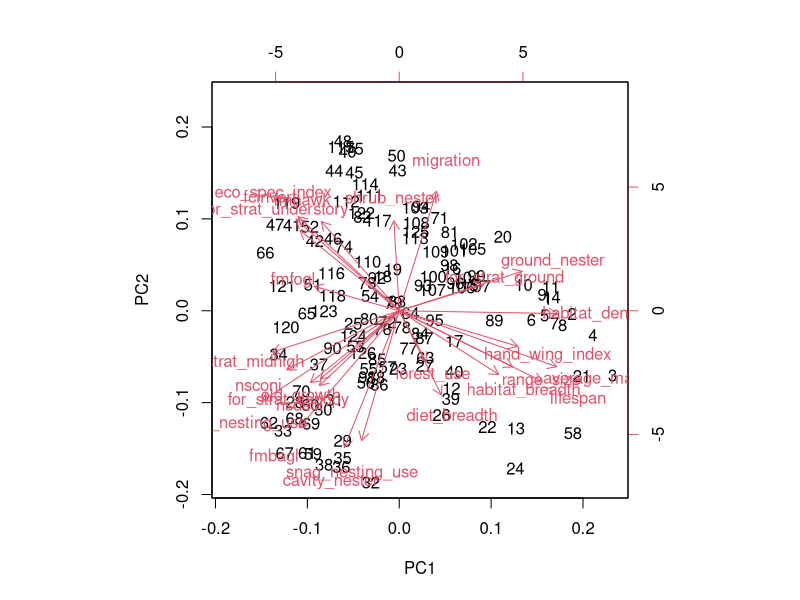
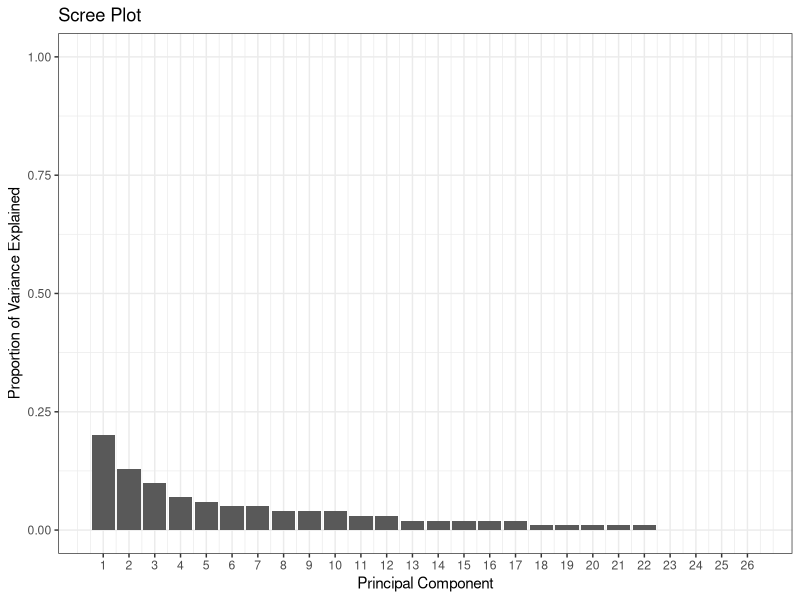
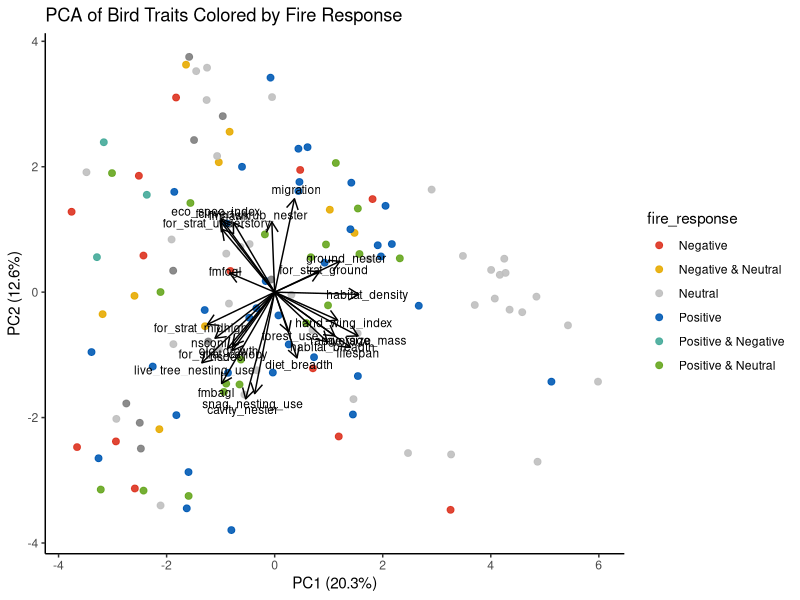
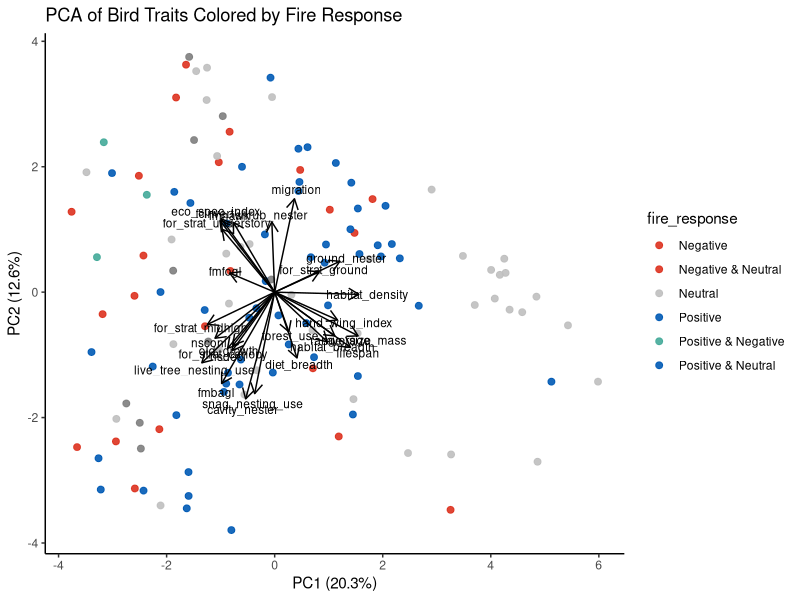
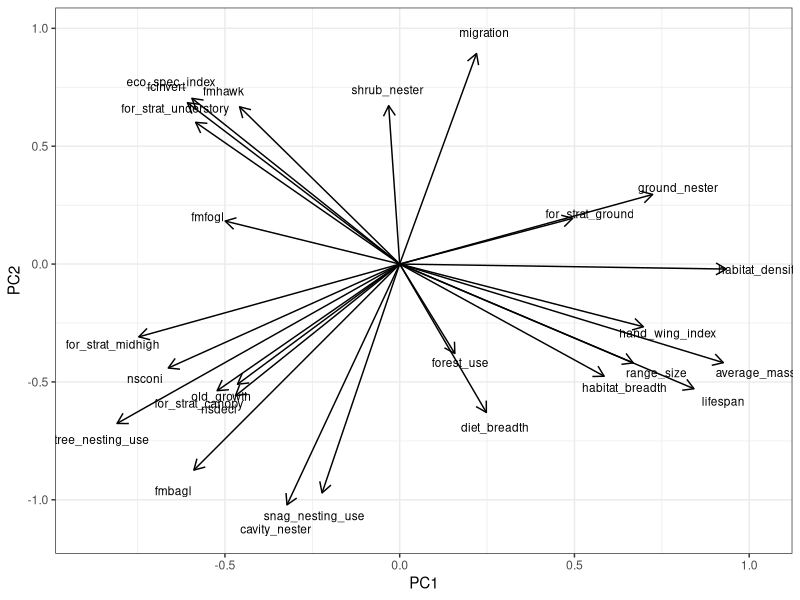
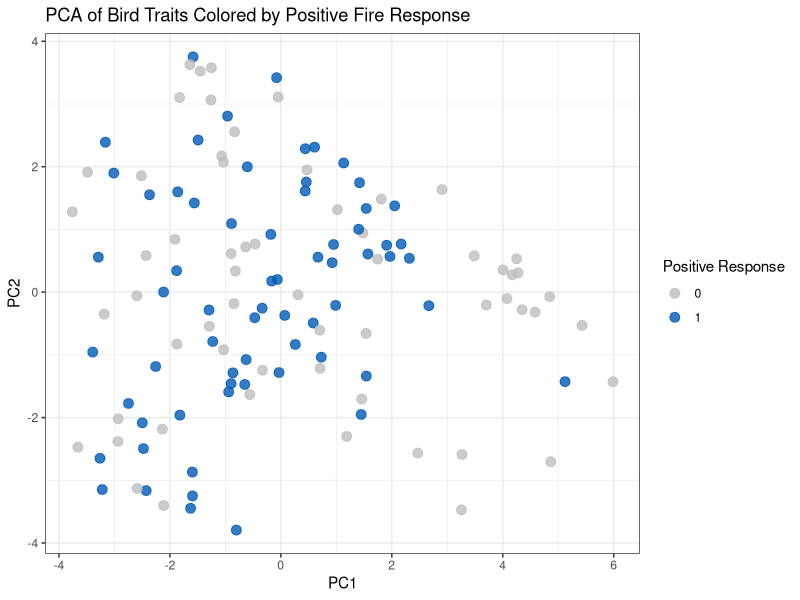
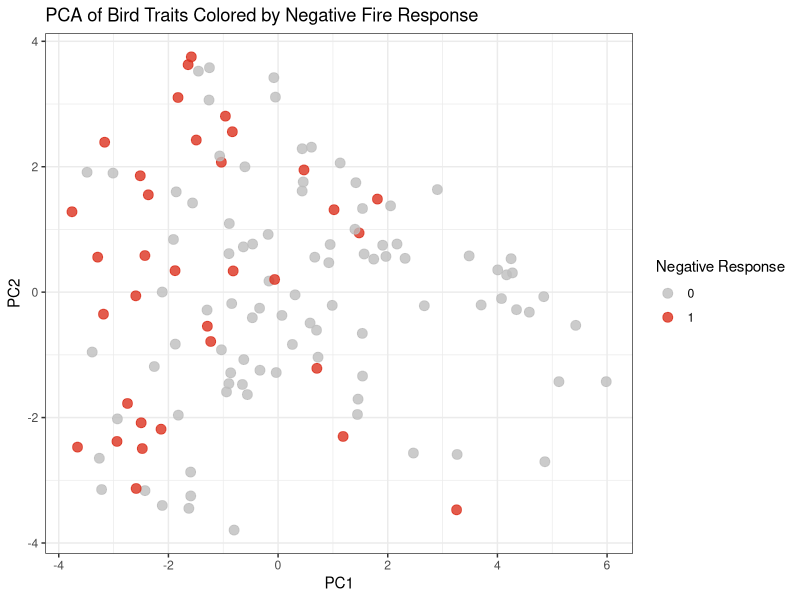
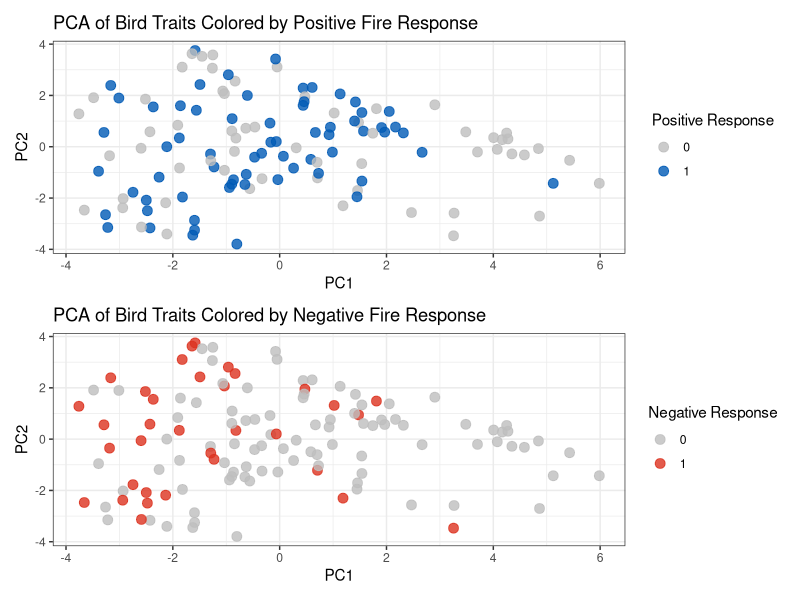

Recreate these plots in R, in order.
## ---- chunk 1
library(here)
library(tidyverse)
library(patchwork)
## ---- chunk 2
traits <- read.csv(here("Data", "cleaned", "BC_bird_traits.csv"))
traits$habitat_density[traits$habitat_density == "dense"] <- 1
traits$habitat_density[traits$habitat_density == "semiopen"] <- 2
traits$habitat_density[traits$habitat_density == "open"] <- 3
traits <- traits %>% 
   mutate(cavity_nester = ifelse(nest_category == "cavity", 1, 0),
          ground_nester = ifelse(most_common_nesting_location == "ground", 1, 0),
          shrub_nester = ifelse(most_common_nesting_location == "shrub", 1, 0)) %>%
    mutate(habitat_density = as.numeric(habitat_density)) 


##
positive_short <- c("Acorn Woodpecker", "American Kestrel", "American Robin", "American Three-toed Woodpecker", "Black-backed Woodpecker", "Black-capped Chickadee", "Black-throated Gray Warbler", "Brewer's Blackbird", "Brewer's Sparrow", "Brown Creeper", "Canada Jay", "Cassin's Finch", "Cedar Waxwing", "Chestnut-sided Warbler", "Chipping Sparrow", "Connecticut Warbler", "Dark-eyed Junco", "Downy Woodpecker", "Dusky Flycatcher", "Eastern Bluebird", "Fox Sparrow", "Green-tailed Towhee", "Hairy Woodpecker", "Hermit Thrush", "Hermit Warbler", "Northern House Wren", "Lazuli Bunting", "Least Flycatcher", "Lewis's Woodpecker", "Lincoln's Sparrow", "MacGillivray's Warbler", "Mountain Bluebird", "Mountain Chickadee", "Mountain Quail", "Nashville Warbler", "Northern Flicker", "Northern Pygmy-Owl", "Olive-sided Flycatcher", "Pine Siskin", "Redpoll", "Red-breasted Nuthatch", "Red-winged Blackbird", "Rock Wren", "Rufous Hummingbird", "Savannah Sparrow", "Say's Phoebe", "Song Sparrow", "Spotted Towhee", "Steller's Jay", "Tennessee Warbler", "Townsend's Solitaire","Tree Swallow", "Turkey Vulture", "Veery", "Warbling Vireo", "Western Bluebird", "Western Screech-Owl", "Western Tanager", "Western Wood-Pewee", "White-breasted Nuthatch", "White-crowned Sparrow", "White-headed Woodpecker", "White-throated Sparrow", "Winter Wren", "Yellow-bellied Sapsucker", "Yellow-rumped Warbler")
missing_names <- positive_short[!(positive_short %in% traits$common_name)] #do all these names appear in the BC list?

negative_short <- c("Alder Flycatcher", "Barred Owl", "Black-headed Grosbeak", "Black-throated Gray Warbler", "Blue-headed Vireo", "Boreal Chickadee", "Brown Creeper", "Cassin's Vireo", "Chestnut-backed Chickadee", "Common Yellowthroat", "Dusky Flycatcher", "Golden-crowned Kinglet", "Great Horned Owl", "Hermit Thrush", "Hermit Warbler", "MacGillivray's Warbler", "Mountain Chickadee", "Nashville Warbler", "Northern Saw-whet Owl", "Northern Waterthrush", "Orange-crowned Warbler", "Ovenbird", "Pygmy Nuthatch", "Red-breasted Nuthatch", "Red-eyed Vireo", "Red-naped Sapsucker", "Ruby-crowned Kinglet", "Ruffed Grouse", "Ruby-crowned Kinglet", "Swainson's Thrush", "Swamp Sparrow", "Townsend's Warbler", "Warbling Vireo", "Western Wood-Pewee", "Yellow-rumped Warbler")
missing_names <- negative_short[!(negative_short %in% traits$common_name)] #do all these names appear in the BC list?

null_short <- c("American Goldfinch", "American Robin", "American Wigeon", "Black-capped Chickadee", "Black-headed Grosbeak", "Bufflehead", "Brown Creeper", "Brown-headed Cowbird", "Calliope Hummingbird", "Canvasback", "Cassin's Finch", "Cedar Waxwing", "Chipping Sparrow", "Clark's Nutcracker", "Common Merganser", "Common Raven", "Common Yellowthroat", "Dark-eyed Junco", "Downy Woodpecker", "Dusky Flycatcher", "Eastern Phoebe", "Evening Grosbeak", "Fox Sparrow",  "Greater Scaup", "Green-winged Teal", "Hammond's Flycatcher", "Hermit Thrush", "House Finch", "Lesser Scaup", "Lincoln's Sparrow", "MacGillivray's Warbler", "Mallard", "Marsh Wren", "Mountain Chickadee", "Mourning Dove", "Nashville Warbler", "Northern Pintail", "Northern Shoveler", "Northern Waterthrush", "Olive-sided Flycatcher", "Orange-crowned Warbler", "Pacific Wren", "Pine Grosbeak", "Pine Siskin", "Pileated Woodpecker", "Red Crossbill", "Red-breasted Merganser", "Red-breasted Nuthatch", "Red-naped Sapsucker", "Red-tailed Hawk", "Ring-necked Duck", "Rock Wren", "Ruby-crowned Kinglet", "Ruffed Grouse", "Rufous Hummingbird", "Song Sparrow", "Spotted Sandpiper", "Steller's Jay", "Surf Scoter", "Swainson's Thrush", "Townsend's Warbler", "Varied Thrush", "Violet-green Swallow", "Warbling Vireo", "Western Tanager", "White-breasted Nuthatch", "White-crowned Sparrow", "White-winged Scoter", "Willow Flycatcher", "Wilson's Warbler", "Williamson's Sapsucker", "Winter Wren", "Yellow Warbler", "Yellow-bellied Flycatcher", "Yellow-rumped Warbler")
missing_names <- null_short[!(null_short %in% traits$common_name)] #do all these names appear in the BC list?

traits$positive_short <- ifelse(traits$common_name %in% positive_short, 1, NA)
traits$negative_short <- ifelse(traits$common_name %in% negative_short, 1, NA)
traits$null_short <- ifelse(traits$common_name %in% null_short, 1, NA)


traits <- traits %>%
    filter(!if_all(c(positive_short, negative_short, null_short), is.na)) %>% 
    mutate(across(c(positive_short, negative_short, null_short), ~replace_na(.x, 0)))
## ---- chunk 3
trait.pca <- traits %>% select(common_name, where(is.numeric), -elevational_range,-positive_short, -negative_short, -null_short, -nest_tree_use, -kipps_distance, -repro_age, -clutches_per_year)

# trait_list <- trait.pca 
# trait_list <- trait_list[1, ]
# write.csv(trait_list, here("Data", "cleaned", "traits.for.pca.csv"), row.names = FALSE)


pca_result <- prcomp(trait.pca[,-1], scale = T) #scale the variables!
##
pca_result$rotation
pca_result$x

biplot(pca_result)

pca_loadings <- as.data.frame(pca_result$rotation) %>% select(1:10)

summary(pca_result)
VE <- pca_result$sdev^2
PVE <- VE / sum(VE)
PVE <- round(PVE, 2)

pve_df <- data.frame(
  PC = 1:length(PVE),
  PVE = PVE
)

(scree <- ggplot(pve_df, aes(x = PC, y = PVE)) +
  geom_col() +
  xlab("Principal Component") +
  ylab("Proportion of Variance Explained") +
  ggtitle("Scree Plot") +
  ylim(0, 1) +
    theme_bw()+
  scale_x_continuous(breaks = 1:length(PVE)))
ggsave(here("Figures", "PCA", "scree plot.short.png"), plot = scree, width = 8, height =8)


##
pca_df <- as.data.frame(pca_result$x) %>%
  bind_cols(traits %>% select(common_name, positive_short, negative_short, null_short))
pca_df <- pca_df %>%
  mutate(fire_response = case_when(
    positive_short == 1 & negative_short == 0 & null_short == 0 ~ "Positive",
    positive_short == 0 & negative_short == 1 & null_short == 0 ~ "Negative",
    positive_short == 0 & negative_short == 0 & null_short == 1 ~ "Neutral",
    positive_short == 1 & negative_short == 1 & null_short == 0 ~ "Positive & Negative",
    positive_short == 1 & null_short == 1 & negative_short == 0 ~ "Positive & Neutral",
    negative_short == 1 & null_short == 1 & positive_short == 0 ~ "Negative & Neutral",
    TRUE ~ "None"
  ))

loadings <- as.data.frame(pca_result$rotation)  # columns = PCs, rows = traits
loadings$trait <- rownames(loadings)

# Optional: scale arrows for visualization
arrow_multiplier <- 5  # adjust to make arrows visible
loadings <- loadings %>%
  mutate(PC1_arrow = PC1 * arrow_multiplier,
         PC2_arrow = PC2 * arrow_multiplier)


(f1 <- ggplot(pca_df, aes(PC1, PC2, color = fire_response)) +
  geom_point(size = 2, alpha = 0.9) +
  theme_classic() +
  labs(
    title = "PCA of Bird Traits Colored by Fire Response",
    x = paste0("PC1 (", round(summary(pca_result)$importance[2,1]*100, 1), "%)"),
    y = paste0("PC2 (", round(summary(pca_result)$importance[2,2]*100, 1), "%)")
  ) +
   geom_segment(data = loadings,
               aes(x = 0, y = 0, xend = PC1_arrow, yend = PC2_arrow),
               arrow = arrow(length = unit(0.3, "cm")),
               color = "black") +
  geom_text(data = loadings,
            aes(x = PC1_arrow * 1.1, y = PC2_arrow * 1.1, label = trait),
            color = "black", size = 3, hjust = 0.5, vjust = 0.5) +
  scale_color_manual(values = c(
    "Positive" = "#005AB5",
    "Negative" = "#DC3220",
    "Neutral" = "grey",
    "Positive & Negative" = "#44AA99",
    "Positive & Neutral" = "#66a61e",
    "Negative & Neutral" = "#e6ab02"
  )))
(f1.1 <- ggplot(pca_df, aes(PC1, PC2, color = fire_response)) +
  geom_point(size = 2, alpha = 0.9) +
  theme_classic() +
  labs(
    title = "PCA of Bird Traits Colored by Fire Response",
    x = paste0("PC1 (", round(summary(pca_result)$importance[2,1]*100, 1), "%)"),
    y = paste0("PC2 (", round(summary(pca_result)$importance[2,2]*100, 1), "%)")
  ) +
   geom_segment(data = loadings,
               aes(x = 0, y = 0, xend = PC1_arrow, yend = PC2_arrow),
               arrow = arrow(length = unit(0.3, "cm")),
               color = "black") +
  geom_text(data = loadings,
            aes(x = PC1_arrow * 1.1, y = PC2_arrow * 1.1, label = trait),
            color = "black", size = 3, hjust = 0.5, vjust = 0.5) +
  scale_color_manual(values = c(
    "Positive" = "#005AB5",
    "Negative" = "#DC3220",
    "Neutral" = "grey",
    "Positive & Negative" = "#44AA99",
    "Positive & Neutral" = "#005AB5",
    "Negative & Neutral" = "#DC3220"
  )))

# ggplot(pca_df, aes(x = PC1, y = PC2, group = common_name)) +
#       geom_point() + # Add points for individual data points
#       stat_ellipse(level = 0.95, type = "t") + # Add 95% confidence ellipses based on a t-distribution
#       labs(title = "PCA Plot with Confidence Ellipses",
#            x = "Principal Component 1",
#            y = "Principal Component 2") +
#       theme_minimal()
## ---- chunk 4
arrow_multiplier <- 3
loadings <- loadings %>%
  mutate(PC1_arrow = PC1 * arrow_multiplier,
         PC2_arrow = PC2 * arrow_multiplier)

# Plot
(f2 <- ggplot() +
  geom_segment(data = loadings,
               aes(x = 0, y = 0, xend = PC1_arrow, yend = PC2_arrow),
               arrow = arrow(length = unit(0.3, "cm")),
               color = "black") +
  geom_text(data = loadings,
            aes(x = PC1_arrow * 1.1, y = PC2_arrow * 1.1, label = trait),
            color = "black", size = 3) +
  theme_bw() +
  labs(x = "PC1", y = "PC2"))
ggsave(here("Figures", "PCA", "pca loadings.short.png"), plot = f2, width = 10, height =8)
## ---- chunk 5
pca_scores <- as.data.frame(pca_result$x)
pca_scores$common_name <- traits$common_name
pca_scores$positive <- traits$positive
pca_scores$negative <- traits$negative
pca_scores$null <- traits$null

# 3️⃣ ggplot biplot colored by positive
(f3 <- ggplot(pca_scores, aes(x = PC1, y = PC2, color = factor(positive))) +
  geom_point(size = 3, alpha = 0.8) +
  scale_color_manual(values = c("0" = "grey", "1" = "#005AB5")) +
  theme_bw() +
  labs(color = "Positive Response", x = "PC1", y = "PC2",
       title = "PCA of Bird Traits Colored by Positive Fire Response"))
(f4 <- ggplot(pca_scores, aes(x = PC1, y = PC2, color = factor(negative))) +
  geom_point(size = 3, alpha = 0.8) +
  scale_color_manual(values = c("0" = "grey", "1" = "#DC3220")) +
  theme_bw() +
  labs(color = "Negative Response", x = "PC1", y = "PC2",
       title = "PCA of Bird Traits Colored by Negative Fire Response"))

(pos.neg <- f3/f4)
ggsave(here("Figures", "PCA", "pca by response.png"), plot = pos.neg, width = 8, height =10)


##
(f5 <- ggplot(pca_scores, aes(x = PC1, y = PC2, color = factor(positive))) +
  geom_point(size = 3, alpha = 0.8) +
  scale_color_manual(values = c("0" = "grey", "1" = "#005AB5")) +
  theme_bw() +
  geom_text(aes(label = common_name), size = 3) +
  labs(color = "Positive Response", x = "PC1", y = "PC2",
       title = "PCA of Bird Traits Colored by Positive Fire Response"))
(f6 <- ggplot(pca_scores, aes(x = PC1, y = PC2, color = factor(negative))) +
  geom_point(size = 3, alpha = 0.8) +
  scale_color_manual(values = c("0" = "grey", "1" = "#DC3220")) +
    geom_text(aes(label = common_name), size = 3) +
  theme_bw() +
  labs(color = "Negative Response", x = "PC1", y = "PC2",
       title = "PCA of Bird Traits Colored by Negative Fire Response"))

(pos.neg.spp.names <- f5/f6)
ggsave(here("Figures", "PCA", "pca by response spp names.short.png"), plot = pos.neg.spp.names, width = 20, height =20, dpi = 300)

## ---- chunk 6
# Extract loadings
loadings <- as.data.frame(pca_result$rotation)

# Add trait names as a column
loadings$trait <- rownames(loadings)

loadings_long <- loadings %>%
  pivot_longer(cols = starts_with("PC"), 
               names_to = "PC", 
               values_to = "loading") %>%
  filter(PC %in% paste0("PC", 1:5))   # keep only PCs 1-5

(loadings.bar <- ggplot(loadings_long, aes(x = trait, y = loading, fill = PC)) +
  geom_col(position = "dodge") +   # side-by-side bars per PC
  coord_flip() +                   # horizontal bars
  labs(x = "Trait", y = "Loading", 
       title = "PCA Loadings per Trait") +
  theme_bw(base_size = 14) +
  scale_fill_brewer(palette = "Set2")+facet_wrap(~PC)+
    theme(legend.position = "none"))

ggsave(here("Figures", "PCA", "loadings bar plot.short.png"), plot = loadings.bar, width = 15, height =15, dpi = 300)

## ---- chunk 7
bc <- traits %>% select(common_name, where(is.numeric), -elevational_range, -nest_tree_use, -kipps_distance, -repro_age, -clutches_per_year, -null_short, -negative_short, -positive_short) %>% 
  # mutate(null = NA,
  #        positive = NA,
  #        negative = NA) %>% 
  filter(if_all(1:22, ~ !is.na(.)))

#plotting all spp on this pca:
bc_scaled <- scale(bc[,-1],
                    center = (pca_result$center),
                    scale = (pca_result$scale))

bc_scores <- as.data.frame(as.matrix(bc_scaled) %*% pca_result$rotation)

## ---- chunk 8

bc_scores$common_name <- bc$common_name
centers <- data.frame(
  group = c("positive_short", "negative_short"),
  PC1 = c(
    mean(pca_scores$PC1[pca_scores$positive == 1 & pca_scores$negative != 1], na.rm = TRUE),
    mean(pca_scores$PC1[pca_scores$negative == 1 & pca_scores$positive != 1], na.rm = TRUE)),
  PC2 = c(
    mean(pca_scores$PC2[pca_scores$positive == 1 & pca_scores$negative != 1], na.rm = TRUE),
    mean(pca_scores$PC2[pca_scores$negative == 1 & pca_scores$positive != 1], na.rm = TRUE)
  )
)
# Basic PCA scatterplot
(all <- ggplot(bc_scores, aes(x = PC1, y = PC2)) +  # V1 and V2 are PC1 and PC2
  geom_point(size = 3, alpha = 0.7) +
  labs(x = "PC1", y = "PC2", title = "All BC Birds Plotted on PCA Axes") +
  theme_bw())
ggsave(here("Figures", "PCA", "all spp.short.png"), plot = all, width = 15, height =15, dpi = 300)


# Original PCA points
orig_df <- pca_scores
orig_df$type <- "PCA"


# New projected points
new_df <- bc_scores
new_df$common_name <- bc$common_name[complete.cases(bc)]

# Combine
plot_df <- left_join(new_df,orig_df)

# Overlay plot
(p1 <- ggplot(orig_df, aes(x = PC1, y = PC2)) +
    geom_point(data = new_df, aes( x = PC1, y = PC2), shape = 1, color = "grey", alpha = 0.85, size = 2)+
  geom_point(aes(color = factor(positive)), size = 2.5, alpha = 0.8) +
  scale_color_manual(values = c("0" = "grey50", "1" = "#005AB5")) +
  theme_bw() +
  labs(x = "PC1", y = "PC2", color = "Positive Response", shape = "Point Type"))

(n1 <- ggplot(orig_df, aes(x = PC1, y = PC2)) +
    geom_point(data = new_df, aes( x = PC1, y = PC2), shape = 1, color = "grey", alpha = 0.85, size = 2)+
  geom_point(aes(color = factor(negative)), size = 2.5, alpha = 0.8) +
  scale_color_manual(values = c("0" = "grey50", "1" = "#D55E00")) +
  theme_bw() +
  labs(x = "PC1", y = "PC2", color = "Negative Response", shape = "Point Type"))

orig_df <- orig_df %>% 
  mutate(
    mixed = rowSums(data.frame(positive, negative), na.rm = TRUE),
    mixed = ifelse(mixed == 2|mixed == 3, 1, 0))

(m1 <- ggplot(orig_df, aes(x = PC1, y = PC2)) +
    geom_point(data = new_df, aes( x = PC1, y = PC2), shape = 1, color = "grey", alpha = 0.85, size = 2)+
  geom_point(aes(color = factor(mixed)), size = 2.5, alpha = 0.8) +
  scale_color_manual(values = c("0" = "grey50", "1" = "darkmagenta")) +
  theme_bw() +
  labs(x = "PC1", y = "PC2", color = "Mixed Response", shape = "Point Type"))

(pcas <- p1/n1/m1 + plot_annotation(tag_levels = 'A')
)
ggsave(here("Figures", "PCA", "PCA_all response patchwork.short.png"), plot = pcas, width = 8, height =12, dpi = 300)


(with.mix <- ggplot(pca_scores) +
  geom_point(data = new_df, aes( x = PC1, y = PC2), shape = 1, color = "grey", alpha = 0.85, size = 2)+
  geom_point(aes(PC1, PC2), color = "grey80") +
  geom_point(data = subset(pca_scores, positive == 1),
             aes(PC1, PC2), color = "#0072B2", size = 3, alpha = 0.8) +
  geom_point(data = subset(pca_scores, negative == 1),
             aes(PC1, PC2), color = "#D55E00", size = 3, alpha = 0.8) +
  geom_point(data = subset(pca_scores, negative == 1& positive == 1),
             aes(PC1, PC2), color = "darkmagenta", size = 3, alpha = 0.8)+
  geom_point(data = centers, aes(PC1, PC2), size = 5, color = "white", shape = 16) +
  geom_point(data = centers, aes(PC1, PC2, color = group), size = 7, shape = 8) +
  scale_color_manual(values = c("#D55E00","#0072B2")) +
  theme_bw() +
  theme(legend.position="bottom")+
  labs(color = "Fire Response",
       title = ""))
ggsave(here("Figures", "PCA", "PCA_centers.short.png"), plot = with.mix, width = 8, height =8, dpi = 300)

(wo.mix <- ggplot(pca_scores) +
  geom_point(data = new_df, aes( x = PC1, y = PC2), shape = 1, color = "grey", alpha = 0.85, size = 2)+
  geom_point(aes(PC1, PC2), color = "grey80") +
  geom_point(data = subset(pca_scores, positive == 1),
             aes(PC1, PC2), color = "#0072B2", size = 3, alpha = 0.8) +
  geom_point(data = subset(pca_scores, negative == 1),
             aes(PC1, PC2), color = "#D55E00", size = 3, alpha = 0.8) +
  geom_point(data = centers, aes(PC1, PC2), size = 5, color = "white", shape = 16) +
  geom_point(data = centers, aes(PC1, PC2, color = group), size = 5, shape = 8) +
  scale_color_manual(values = c("#D55E00","#0072B2")) +
  theme_bw() +
  labs(color = "Response type",
       title = "Locations of positive vs negative responses in PCA space"))

t.test(
  pca_scores$PC1[pca_scores$positive == 1&pca_scores$negative != 1],
  pca_scores$PC1[pca_scores$negative == 1&pca_scores$positive != 1]
)

# PC2
t.test(
  pca_scores$PC2[pca_scores$positive == 1&pca_scores$negative != 1],
  pca_scores$PC2[pca_scores$negative == 1&pca_scores$positive != 1]
)
#p < 0.05 → The positive and negative 1’s occupy significantly different mean positions along that PC.
#p ≥ 0.05 → No significant difference.
arrow_multiplier <- 5  # adjust to make arrows visible
loadings <- loadings %>%
  mutate(PC1_arrow = PC1 * arrow_multiplier,
         PC2_arrow = PC2 * arrow_multiplier)
(f2 <- ggplot() +
  geom_segment(data = loadings,
               aes(x = 0, y = 0, xend = PC1_arrow, yend = PC2_arrow),
               arrow = arrow(length = unit(0.3, "cm")),
               color = "black") +
  geom_text(data = loadings,
            aes(x = PC1_arrow * 1.1, y = PC2_arrow * 1.1, label = trait),
            color = "black", size = 3) +
  geom_point(data = centers, aes(PC1, PC2, color = group), size = 6, shape = 8) +
  theme_bw() +
  scale_color_manual(values = c("#D55E00","#0072B2")) +
  labs(x = "PC1", y = "PC2"))

(short <- with.mix+f2
)
ggsave(here("Figures", "PCA", "PCA_end fig short.png"), plot = short, width = 12, height =8, dpi = 300)
